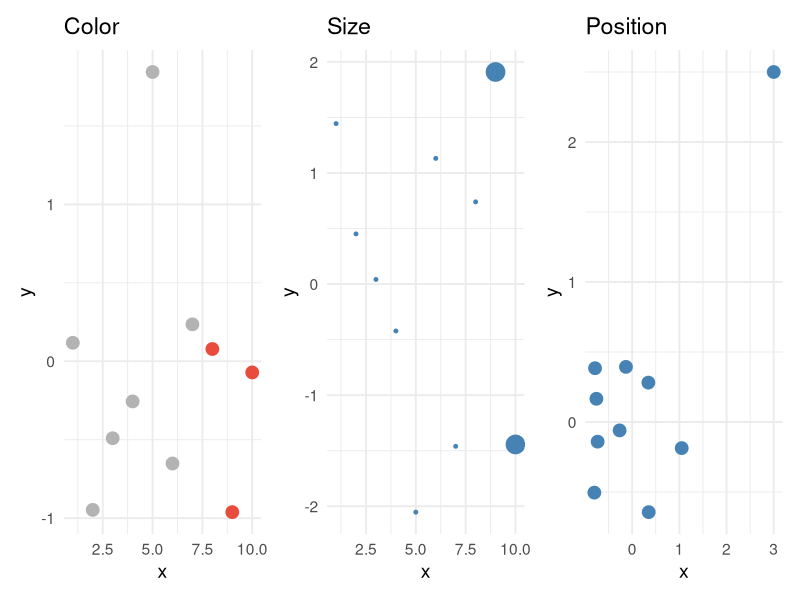
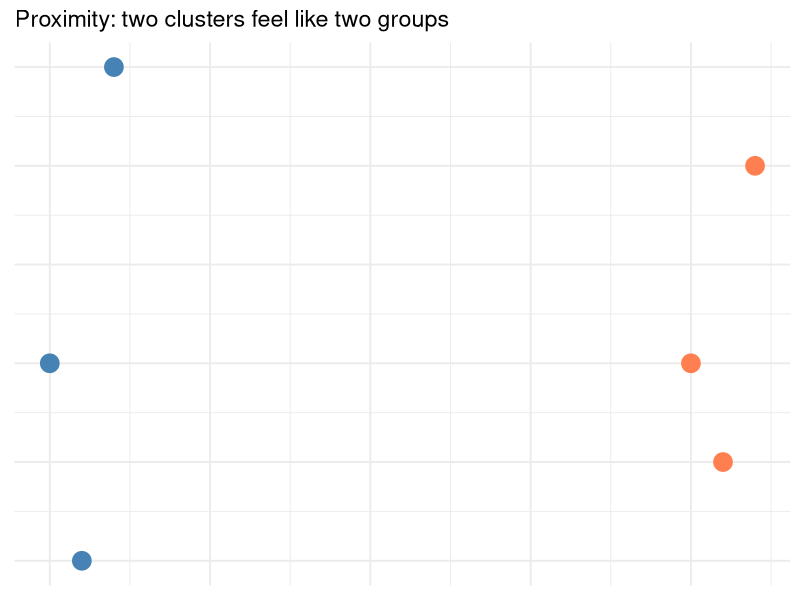
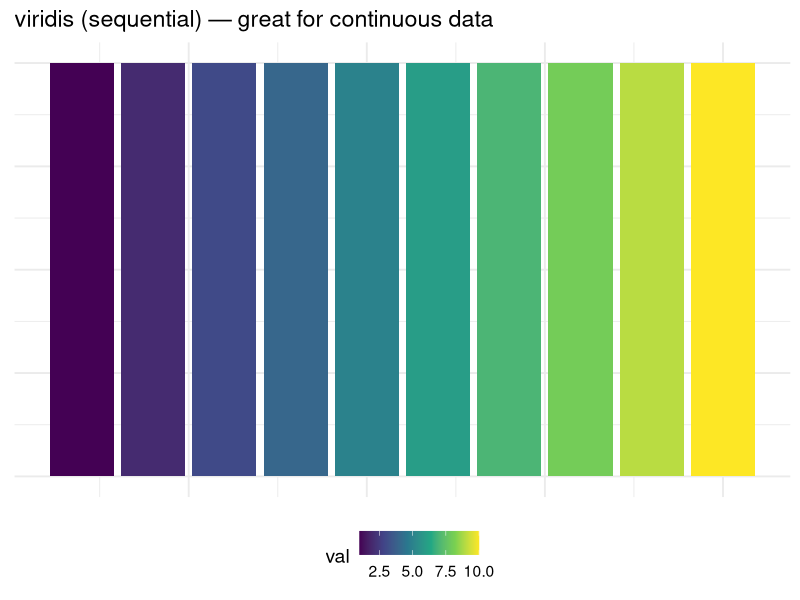
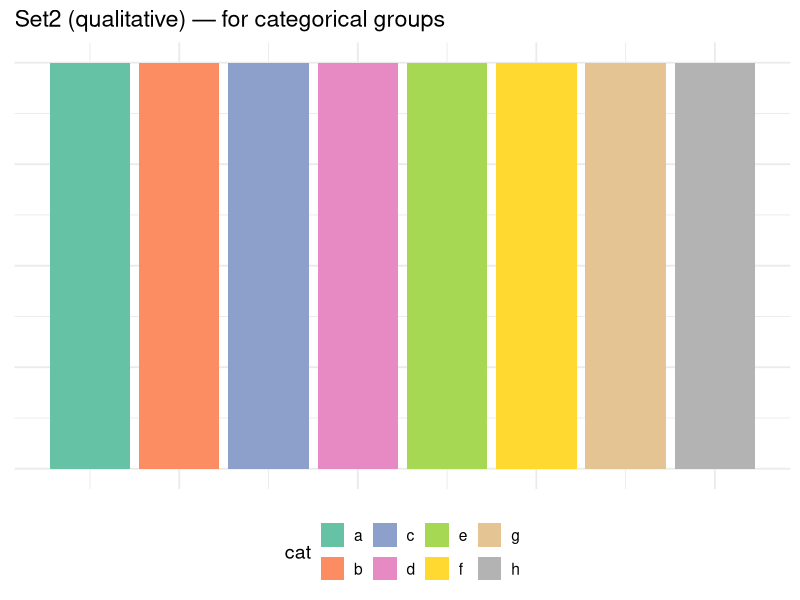
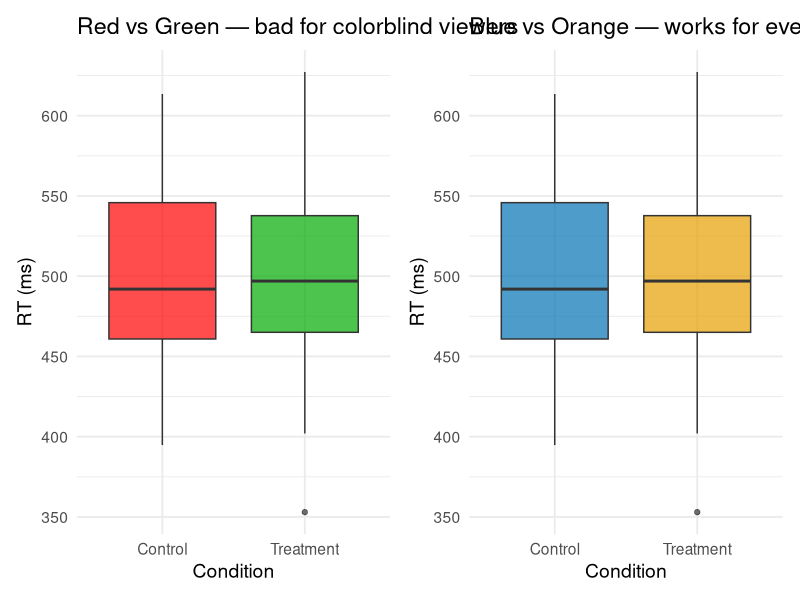
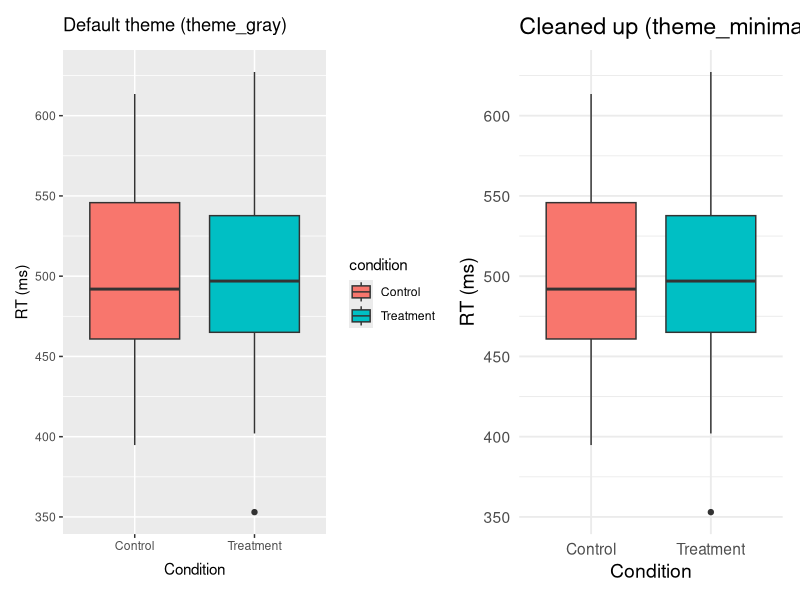
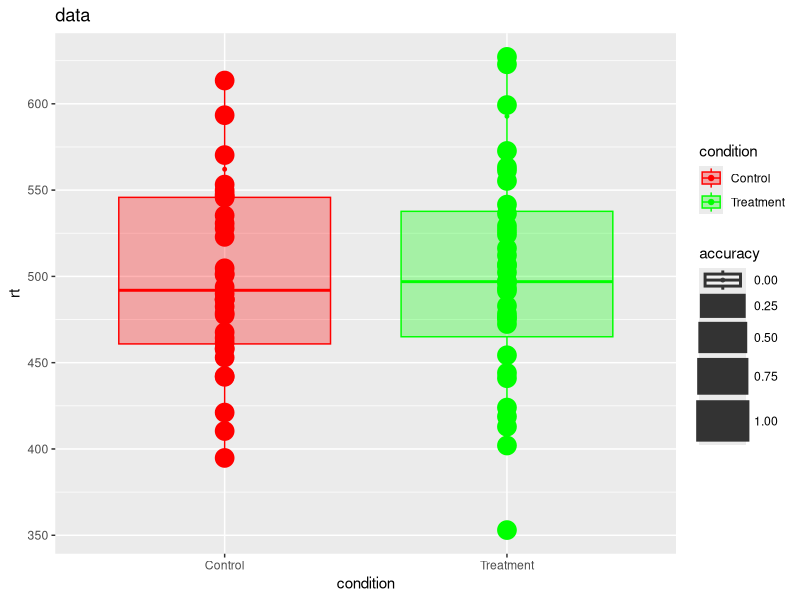

The R source for these figures, in order:
## ---- chunk 1
#| include: false
library(tidyverse)
library(patchwork)

# Reuse the reaction time dataset
set.seed(123)
reaction_data <- tibble(
  participant = rep(1:40, each = 2),
  condition = rep(c("Control", "Treatment"), 40),
  rt = c(rnorm(40, mean = 520, sd = 60), rnorm(40, mean = 480, sd = 55)),
  accuracy = c(rbinom(40, 1, 0.82), rbinom(40, 1, 0.88)),
  age_group = rep(c("Young", "Young", "Older", "Older"), 20)
) |>
  mutate(rt = round(rt, 1))
## ---- chunk 2
#| echo: false
#| fig-width: 12
#| fig-height: 4

# Color draws attention
p1 <- tibble(x = 1:10, y = rnorm(10), highlight = c(rep("other", 7), rep("target", 3))) |>
  ggplot(aes(x, y, color = highlight)) +
  geom_point(size = 4) +
  scale_color_manual(values = c("other" = "gray70", "target" = "#e74c3c"), guide = "none") +
  labs(title = "Color") + theme_minimal(base_size = 14)

# Size draws attention
p2 <- tibble(x = 1:10, y = rnorm(10), sz = c(rep(3, 8), 8, 8)) |>
  ggplot(aes(x, y, size = sz)) +
  geom_point(color = "steelblue") +
  scale_size(guide = "none") +
  labs(title = "Size") + theme_minimal(base_size = 14)

# Position draws attention
p3 <- tibble(x = c(rnorm(9, 0, 0.5), 3), y = c(rnorm(9, 0, 0.5), 2.5)) |>
  ggplot(aes(x, y)) +
  geom_point(size = 4, color = "steelblue") +
  labs(title = "Position") + theme_minimal(base_size = 14)

p1 + p2 + p3
## ---- chunk 3
#| echo: false
#| fig-width: 8
#| fig-height: 4
# Proximity example
tibble(
  x = c(1, 1.2, 1.1, 3, 3.2, 3.1),
  y = c(1, 1.3, 0.8, 1, 1.2, 0.9),
  group = c("A","A","A","B","B","B")
) |>
  ggplot(aes(x, y, color = group)) +
  geom_point(size = 6) +
  scale_color_manual(values = c("A" = "steelblue", "B" = "coral")) +
  labs(title = "Proximity: two clusters feel like two groups") +
  theme_minimal(base_size = 14) +
  theme(legend.position = "none", axis.text = element_blank(), axis.title = element_blank())
## ---- chunk 4
#| echo: false
#| fig-width: 10
#| fig-height: 4
tibble(x = 1:10, y = rep(1, 10), val = 1:10) |>
  ggplot(aes(x, y, fill = val)) +
  geom_tile(width = 0.9) +
  scale_fill_viridis_c() +
  labs(title = "viridis (sequential) — great for continuous data") +
  theme_minimal(base_size = 14) +
  theme(axis.text = element_blank(), axis.title = element_blank(), legend.position = "bottom")
## ---- chunk 5
#| echo: false
#| fig-width: 10
#| fig-height: 4
tibble(x = 1:8, y = rep(1, 8), cat = letters[1:8]) |>
  ggplot(aes(x, y, fill = cat)) +
  geom_tile(width = 0.9) +
  scale_fill_brewer(palette = "Set2") +
  labs(title = "Set2 (qualitative) — for categorical groups") +
  theme_minimal(base_size = 14) +
  theme(axis.text = element_blank(), axis.title = element_blank(), legend.position = "bottom")
## ---- chunk 6
#| echo: false
#| fig-width: 12
#| fig-height: 5

p1 <- reaction_data |>
  ggplot(aes(x = condition, y = rt, fill = condition)) +
  geom_boxplot(alpha = 0.7) +
  scale_fill_manual(values = c("Control" = "#ff0000", "Treatment" = "#00aa00")) +
  labs(title = "Red vs Green — bad for colorblind viewers", x = "Condition", y = "RT (ms)") +
  theme_minimal(base_size = 14) +
  theme(legend.position = "none")

p2 <- reaction_data |>
  ggplot(aes(x = condition, y = rt, fill = condition)) +
  geom_boxplot(alpha = 0.7) +
  scale_fill_manual(values = c("Control" = "#0072B2", "Treatment" = "#E69F00")) +
  labs(title = "Blue vs Orange — works for everyone", x = "Condition", y = "RT (ms)") +
  theme_minimal(base_size = 14) +
  theme(legend.position = "none")

p1 + p2
## ---- chunk 7
#| echo: false
#| fig-width: 12
#| fig-height: 5

p1 <- reaction_data |>
  ggplot(aes(x = condition, y = rt, fill = condition)) +
  geom_boxplot() +
  labs(title = "Default theme (theme_gray)", x = "Condition", y = "RT (ms)")

p2 <- reaction_data |>
  ggplot(aes(x = condition, y = rt, fill = condition)) +
  geom_boxplot() +
  labs(title = "Cleaned up (theme_minimal)", x = "Condition", y = "RT (ms)") +
  theme_minimal(base_size = 14) +
  theme(legend.position = "none")

p1 + p2
## ---- chunk 8
# The cluttered version — fix this!
reaction_data |>
  ggplot(aes(x = condition, y = rt, fill = condition, color = condition, size = accuracy)) +
  geom_point() +
  geom_boxplot(alpha = 0.3) +
  scale_fill_manual(values = c("Control" = "red", "Treatment" = "green")) +
  scale_color_manual(values = c("Control" = "red", "Treatment" = "green")) +
  labs(x = "condition", y = "rt") +
  ggtitle("data") +
  theme_gray()
